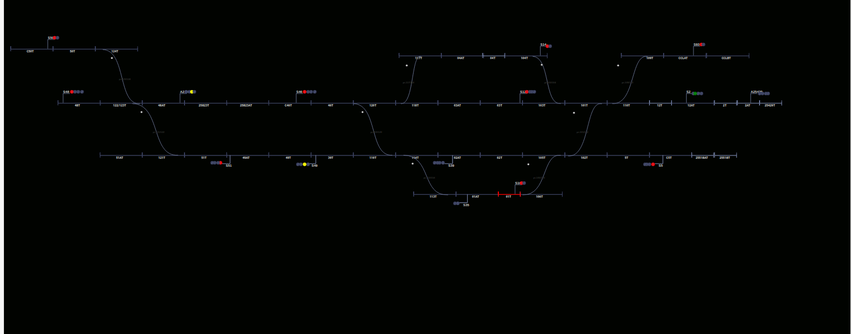
#> input picture sip_view_track_map/Screenshot from 2025-03-28 16-04-03.png, 851 x 334 px, shrunk from 1508 x 593 before the run, found by its file name; its folder holds 5 pictures in this run
$ jupyter execute extract.ipynb
#> lines starting #> are read from the running program, lines starting #| are printed output that depends on the picture
[cell 1]
import boto3
import os
import json

# [36 lines left out: functions extract_text_with_textract, export_text_to_json, not called in this run]

def main():
    # Define dataset and output paths.
    dataset_path = r"C:\Users\himan\OneDrive\Desktop\ENERGY7\sip_view_track_map"
    output_folder = os.path.join(dataset_path, "textract_output")
    os.makedirs(output_folder, exist_ok=True)  # Ensure output directory exists.

    # Process each image file in the dataset folder.
    for filename in os.listdir(dataset_path):
        if filename.lower().endswith((".jpg", ".jpeg", ".png", ".pdf")):
            image_path = os.path.join(dataset_path, filename)
            print(f"🔍 Processing: {image_path}...")

            try:
                text_lines, response = extract_text_with_textract(image_path)

                if text_lines:
                    # Save extracted text to JSON file.
                    output_json = os.path.join(output_folder, f"{os.path.splitext(filename)[0]}_text.json")
                    export_text_to_json(text_lines, output_json)

                    # Display extracted text (optional).
                    print("📜 Extracted Text:")
                    for line in text_lines:
                        print(f" - {line}")
                    print("=" * 50)
                else:
                    print(f"⚠️ No text extracted from {filename}")

            except Exception as e:
                print(f"❌ Error processing {filename}: {e}")

if __name__ == "__main__":
    main()

[cell 2]
import os
import json
import re
import cv2
import numpy as np
import matplotlib.pyplot as plt
from collections import defaultdict

# Path Configuration
DATASET_PATH = r"C:\Users\himan\OneDrive\Desktop\ENERGY7\sip_view_track_map"
TEXTRACT_OUTPUT_PATH = r"C:\Users\himan\OneDrive\Desktop\ENERGY7\textract_output"
ANALYSIS_OUTPUT_PATH = os.path.join(DATASET_PATH, "family_analysis")
os.makedirs(ANALYSIS_OUTPUT_PATH, exist_ok=True)

# Processing Parameters
TRACK_ID_PATTERN = r'(?i)\b(\d{2,4}[ST]|STAT|SAT|OUT|SALE)\b'
SIGNAL_TYPES = {'SAT', 'OUT', 'SALE', 'STAT'}
EDGE_LOW_THRESHOLD = 30
EDGE_HIGH_THRESHOLD = 100
MIN_CONNECTION_LENGTH = 20
CONNECTION_THRESHOLD = 50
MAX_CONNECTIONS = 200
DEBUG = True

[cell 3]
def load_textract_data(json_path):
    """Load Textract data with error handling"""
    try:
        with open(json_path, 'r') as f:
            data = json.load(f)
        return data.get('text_lines', [])
    except Exception as e:
        if DEBUG: print(f"Error loading {json_path}: {str(e)}")
        return []

def get_valid_images():
    """Get images with valid Textract output"""
    valid = []
    for img in os.listdir(DATASET_PATH):
        if img.lower().endswith((".jpg", ".jpeg", ".png")):
            base_name = os.path.splitext(img)[0]
            json_file = f"{base_name}_text.json"
            if os.path.exists(os.path.join(TEXTRACT_OUTPUT_PATH, json_file)):
                valid.append(img)
    return valid

[cell 4]
# [12 lines left out: function extract_track_ids, not called in this run]

[cell 5]
def detect_connections(image_path):
    """Robust connection detection with path resolution"""
    try:
        # Handle JSON path inputs
        if "_text.json" in image_path:
            base = os.path.basename(image_path).replace("_text.json", "")
            image_path = os.path.join(DATASET_PATH, f"{base}.png")

        img = cv2.imread(image_path)
        if img is None:
            raise FileNotFoundError(f"Image not found: {image_path}")

        gray = cv2.cvtColor(img, cv2.COLOR_BGR2GRAY)
        blurred = cv2.GaussianBlur(gray, (5,5), 0)
        edges = cv2.Canny(blurred, EDGE_LOW_THRESHOLD, EDGE_HIGH_THRESHOLD)

        lines = cv2.HoughLinesP(edges, 1, np.pi/180, threshold=50,
                              minLineLength=MIN_CONNECTION_LENGTH,
                              maxLineGap=10)

        return lines[:MAX_CONNECTIONS] if lines is not None else []

    except Exception as e:
        if DEBUG: print(f"Connection error: {str(e)}")
        return []

[cell 6]
def map_elements(json_path, image_size):
    """Robust element positioning with connection-based placement"""
    element_map = {}
    try:
        with open(json_path) as f:
            data = json.load(f)

        width, height = image_size
        text_lines = data.get('text_lines', [])

        # Get connection-based horizontal spread
        img_path = os.path.join(DATASET_PATH, os.path.basename(json_path).replace("_text.json", ".png"))
        connections = detect_connections(img_path)
        x_values = [pt for line in connections[:100] for pt in line[0][::2]]  # All x coordinates

        # Calculate average X from connections or use center
        avg_x = int(np.mean(x_values)) if x_values else width // 2

        # Vertical spacing based on text line order
        y_step = height // max(1, len(text_lines))
        for i, text in enumerate(text_lines):
            clean_text = re.sub(r'[^A-Z0-9]', '', str(text).upper())
            if re.fullmatch(TRACK_ID_PATTERN, clean_text):
                y = (i + 1) * y_step
                typ = 'signal' if clean_text in SIGNAL_TYPES else 'track'
                element_map[clean_text] = (avg_x, y, typ)
                if DEBUG: print(f"Mapped {clean_text} to ({avg_x}, {y})")

        return element_map

    except Exception as e:
        if DEBUG: print(f"Mapping error: {str(e)}")
        return {}

[cell 7]
def build_families(element_map, connections, img_width, img_height):
    """Family detection with error-safe set operations"""
    graph = defaultdict(set)

    # 1. Process connections with list conversion
    for line in connections:
        x1, y1, x2, y2 = line[0]
        endpoints = set()

        for elem, (ex, ey, _) in element_map.items():
            if (abs(ex - x1) < CONNECTION_THRESHOLD and
               abs(ey - y1) < CONNECTION_THRESHOLD):
                endpoints.add(elem)
            if (abs(ex - x2) < CONNECTION_THRESHOLD and
               abs(ey - y2) < CONNECTION_THRESHOLD):
                endpoints.add(elem)

        # Convert to list before indexing
        endpoints = list(endpoints)
        for i in range(len(endpoints)):
            for j in range(i+1, len(endpoints)):
                graph[endpoints[i]].add(endpoints[j])
                graph[endpoints[j]].add(endpoints[i])

    # 2. Connect signals to nearest tracks
    for elem, (ex, ey, etype) in element_map.items():
        if etype == 'signal':
            nearest_track = None
            min_dist = float('inf')
            for track, (tx, ty, ttype) in element_map.items():
                if ttype == 'track':
                    dist = np.hypot(ex-tx, ey-ty)
                    if dist < 2*CONNECTION_THRESHOLD and dist < min_dist:
                        nearest_track = track
                        min_dist = dist
            if nearest_track:
                graph[elem].add(nearest_track)
                graph[nearest_track].add(elem)

    # 3. Find connected components
    families = []
    visited = set()
    for node in graph:
        if node not in visited:
            stack = [node]
            family = []
            while stack:
                current = stack.pop()
                if current not in visited:
                    visited.add(current)
                    family.append(current)
                    stack.extend([n for n in graph[current] if n not in visited])
            families.append(family)

    # 4. Add isolated elements
    for elem in element_map:
        if elem not in visited:
            families.append([elem])

    return families

[cell 8]
def process_image(image_name):
    """Complete image processing workflow"""
    try:
        base_name = os.path.splitext(image_name)[0]
        json_path = os.path.join(TEXTRACT_OUTPUT_PATH, f"{base_name}_text.json")
        image_path = os.path.join(DATASET_PATH, image_name)

        # Load and validate data
        text_lines = load_textract_data(json_path)
        if not text_lines:
            print(f"⚠️ Empty Textract data for {image_name}")
            return None

        # Process image
        img = cv2.imread(image_path)
        if img is None:
            raise ValueError(f"Invalid image: {image_path}")
        img_height, img_width = img.shape[:2]

        # Detect connections
        connections = detect_connections(image_path)
        if DEBUG: print(f"Detected {len(connections)} connections")

        # Map elements
        element_map = map_elements(json_path, (img_width, img_height))
        if not element_map:
            print("⚠️ No elements mapped")
            return None

        # Build families
        families = build_families(element_map, connections, img_width, img_height)

        # Prepare output
        output = {
            "image": image_name,
            "elements": {k: list(v) for k, v in element_map.items()},  # Convert for JSON
            "families": families,
            "connection_count": len(connections)
        }

        # Save results
        output_file = os.path.join(ANALYSIS_OUTPUT_PATH, f"{base_name}_analysis.json")
        with open(output_file, 'w') as f:
            json.dump(output, f, indent=2)

        return output

    except Exception as e:
        print(f"❌ Processing failed: {str(e)}")
        return None

[cell 9]
# [46 lines left out: function visualize_results, not called in this run]

[cell 10]
print("Starting processing...")
valid_images = get_valid_images()
if not valid_images:
    print("No valid images found. Check:")
    print(f"1. Textract files in {TEXTRACT_OUTPUT_PATH}")
    print(f"2. Images in {DATASET_PATH}")
else:
    print(f"Processing {len(valid_images)} images:")

    success_count = 0
    for img_name in valid_images:
        print(f"\n{'='*40}\nProcessing {img_name}...")
        try:
            result = process_image(img_name)
            if result and result.get('elements'):
                print(f"✅ Mapped {len(result['elements'])} elements")
                visualize_results(img_name, result)
                success_count += 1
            else:
                print("❌ No elements mapped")
        except Exception as e:
            print(f"❌ Critical error: {str(e)}")

    print(f"\nProcessing complete! Success: {success_count}/{len(valid_images)}")

[cell 11]
# Execute this in a Jupyter cell after loading all code
process_image("Screenshot from 2025-03-28 16-04-03.png")
#> (reads textract_output/Screenshot from 2025-03-28 16-04-03_text.json from the repository)
#> in process_image, img is the input picture: shape (334, 851, 3); mean B, G, R 2.7, 5.3, 3.4
#> in detect_connections, `edges = cv2.Canny(blurred, EDGE_LOW_THRESHOLD, EDGE_HIGH_THRESHOLD)`:
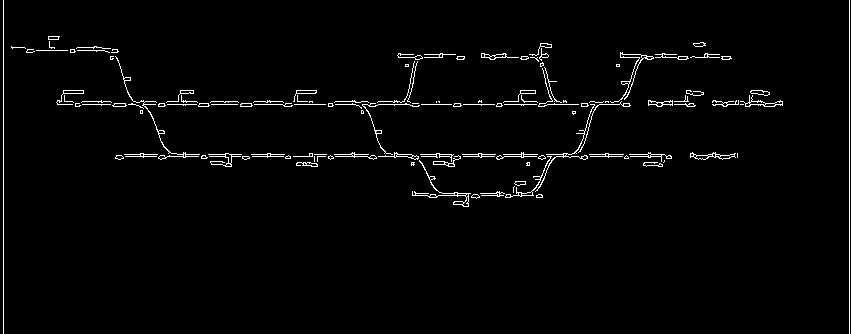
#> edges: shape (334, 851); 2.1% white in thin lines or dots
#> in detect_connections, `lines = cv2.HoughLinesP(edges, 1, np.pi/180, threshold=50, minLineLeng..`: lines = 51 rows, first 6: [712, 104, 782, 104], [57, 101, 110, 101], [116, 156, 671, 156], [177, 154, 284, 154], [849, 333, 849, 0], [3, 333, 3, 0]
#> in process_image, `connections = detect_connections(image_path)`: connections has the same summary as lines in detect_connections
#| Detected 51 connections
#> in map_elements, `connections = detect_connections(img_path)`: connections has the same summary as lines in detect_connections
#> in map_elements, `x_values = [pt for line in connections[:100] for pt in line[0][::2]]`: x_values = 102 values, max 849 at index 8, min 3 at index 10, mean 451
#> in map_elements, `avg_x = int(np.mean(x_values)) if x_values else width // 2`: avg_x = 450
#> the loop in map_elements, `for i, text in enumerate(text_lines):` made 56 passes
#| Mapped 124T to (450, 15)
#| Mapped 04T to (450, 30)
#| Mapped 104T to (450, 35)
#| Mapped 46T to (450, 100)
#| Mapped 120T to (450, 105)
#| Mapped 118T to (450, 110)
#| Mapped 110T to (450, 135)
#| Mapped STAT to (450, 160)
#> (further printed lines are left out)
#> after the loop in map_elements, `for i, text in enumerate(text_lines):`: element_map = 13 items
#> the loop in build_families, `for line in connections:` made 51 passes
#> (x1, y1, x2, y2) on passes 1, 2, 3, 4, 5, 6, 8, 10, 13, 14, 15, 16: (712, 104, 782, 104), (57, 101, 110, 101), (116, 156, 671, 156), (177, 154, 284, 154), (849, 333, 849, 0), (3, 333, 3, 0), (254, 101, 312, 101), (114, 103, 143, 103), (745, 105, 782, 105), (391, 154, 571, 154), (574, 104, 629, 104), (77, 47, 101, 47)
#> (x1, y1, x2, y2, endpoints) on passes 7, 9, 11, 12, 19, 20: (57, 104, 409, 104, ['120T', '118T', '110T', '46T']), (481, 57, 547, 57, ['104T', '124T', '04T', '46T', '120T']), (412, 54, 455, 54, ['104T', '04T', '124T', '46T']), (410, 105, 467, 104, ['120T', '118T', '110T', '46T']), (453, 105, 525, 104, ['120T', '118T', '110T', '46T']), (412, 195, 542, 195, ['02T', 'STAT', '102T', '119T'])
#> the loop in build_families, `for elem, (ex, ey, etype) in element_map.items():` made 13 passes
#> (elem, ey, etype) on pass 8: ('STAT', 160, 'signal')
#> (elem, ey, etype) on passes 1 to 6: ('124T', 15, 'track'), ('04T', 30, 'track'), ('104T', 35, 'track'), ('46T', 100, 'track'), ('120T', 105, 'track'), ('118T', 110, 'track')
#> the loop in build_families, `for elem in element_map:` made 13 passes
#> elem on passes 1 to 12: '124T', '04T', '104T', '46T', '120T', '118T', '110T', 'STAT', '119T', '02T', '102T', '113T'
#> after the loop in build_families, `for elem in element_map:`: families = [['120T', '46T', '04T', '124T', '104T', '110T', '119T', '102T', 'STAT', '118T', '02T'], ['113T'], ['106T']]

[cell 12]
# Temporary cell to check JSON structure
sample_json = os.path.join(TEXTRACT_OUTPUT_PATH, "Screenshot from 2025-03-28 16-04-03_text.json")
with open(sample_json) as f:
    print(json.dumps(json.load(f), indent=2))
#> (printed output is left out)

[cell 13]
# Temporary cell
test_ids = ["124T", "STAT", "2551867", "@@@@"]
print([id for id in test_ids if re.fullmatch(TRACK_ID_PATTERN, id)])
# Should output: ['124T', 'STAT']

[cell 14]
def extract_track_numbers(results, sort_by='x'):

    track_data = []

    if not results or not results.get('elements'):
        print("No results to process")
        return []

    for track_id, data in results['elements'].items():
        try:
            x = data[0]
            y = data[1]
            track_data.append((track_id, (x, y)))
        except (IndexError):
            print(f"⚠️ Couldn't parse track data from {track_id}")

    # Sort tracks spatially or alphabetically by track_id
    if sort_by.lower() == 'x':
        # Horizontal sorting (left to right)
        track_data.sort(key=lambda item: (item[1][0], item[1][1]))
    elif sort_by.lower() == 'y':
        # Vertical sorting (top to bottom)
        track_data.sort(key=lambda item: (item[1][1], item[1][0]))
    else:
        # Default alphabetical sorting by track_id
        track_data.sort(key=lambda item: item[0])

    return track_data

result = process_image("Screenshot from 2025-03-28 16-04-03.png")
#| Detected 51 connections
#> the loop in map_elements (call 2), `for i, text in enumerate(text_lines):` made 56 passes
#| Mapped 124T to (450, 15)
#| Mapped 04T to (450, 30)
#| Mapped 104T to (450, 35)
#| Mapped 46T to (450, 100)
#| Mapped 120T to (450, 105)
#| Mapped 118T to (450, 110)
#| Mapped 110T to (450, 135)
#| Mapped STAT to (450, 160)
#> (further printed lines are left out)
#> the loop in build_families (call 2), `for line in connections:` made 51 passes
#> (x1, y1, x2, y2, endpoints) on passes 7, 9, 11, 12, 19, 20, 32, 33, 38, 39, 42: (57, 104, 409, 104, ['120T', '118T', '110T', '46T']), (481, 57, 547, 57, ['104T', '124T', '04T', '46T', '120T']), (412, 54, 455, 54, ['104T', '04T', '124T', '46T']), (410, 105, 467, 104, ['120T', '118T', '110T', '46T']), (453, 105, 525, 104, ['120T', '118T', '110T', '46T']), (412, 195, 542, 195, ['02T', 'STAT', '102T', '119T']), (378, 101, 409, 101, ['120T', '118T', '110T', '46T']), (442, 193, 504, 193, ['02T', 'STAT', '102T', '119T']), (481, 54, 506, 54, ['104T', '04T', '124T', '46T']), (436, 157, 460, 157, ['02T', '118T', 'STAT', '110T', '119T']), (481, 56, 506, 56, ['104T', '124T', '04T', '46T', '120T'])
#> the loop in build_families (call 2), `for elem, (ex, ey, etype) in element_map.items():` made 13 passes
#> (elem, ey, etype) on passes 1, 2, 3, 4, 5, 6, 7, 9, 10, 11, 12, 13: ('124T', 15, 'track'), ('04T', 30, 'track'), ('104T', 35, 'track'), ('46T', 100, 'track'), ('120T', 105, 'track'), ('118T', 110, 'track'), ('110T', 135, 'track'), ('119T', 175, 'track'), ('02T', 185, 'track'), ('102T', 210, 'track'), ('113T', 260, 'track'), ('106T', 275, 'track')
#> the loop in build_families (call 2), `for elem in element_map:` made 13 passes
#> result = 4 items
if result:
    tracks = extract_track_numbers(result, sort_by='x')
#> the loop in extract_track_numbers, `for track_id, data in results['elements'].items():` made 13 passes
#> (track_id, data, y) on passes 1 to 12: ('124T', [450, 15, 'track'], 15), ('04T', [450, 30, 'track'], 30), ('104T', [450, 35, 'track'], 35), ('46T', [450, 100, 'track'], 100), ('120T', [450, 105, 'track'], 105), ('118T', [450, 110, 'track'], 110), ('110T', [450, 135, 'track'], 135), ('STAT', [450, 160, 'signal'], 160), ('119T', [450, 175, 'track'], 175), ('02T', [450, 185, 'track'], 185), ('102T', [450, 210, 'track'], 210), ('113T', [450, 260, 'track'], 260)
#> after the loop in extract_track_numbers, `for track_id, data in results['elements'].items():`: track_data = 13 items
#> tracks = 13 items
    print("\nTrack Layout:")
    for track_id, (x, y) in tracks:
        print(f"Track {track_id}: Position ({x}, {y})")
#> this loop made 13 passes
#| Track 124T: Position (450, 15)
#| Track 04T: Position (450, 30)
#| Track 104T: Position (450, 35)
#| Track 46T: Position (450, 100)
#| Track 120T: Position (450, 105)
#| Track 118T: Position (450, 110)
#| Track 110T: Position (450, 135)
#| Track STAT: Position (450, 160)
#> (further printed lines are left out)
